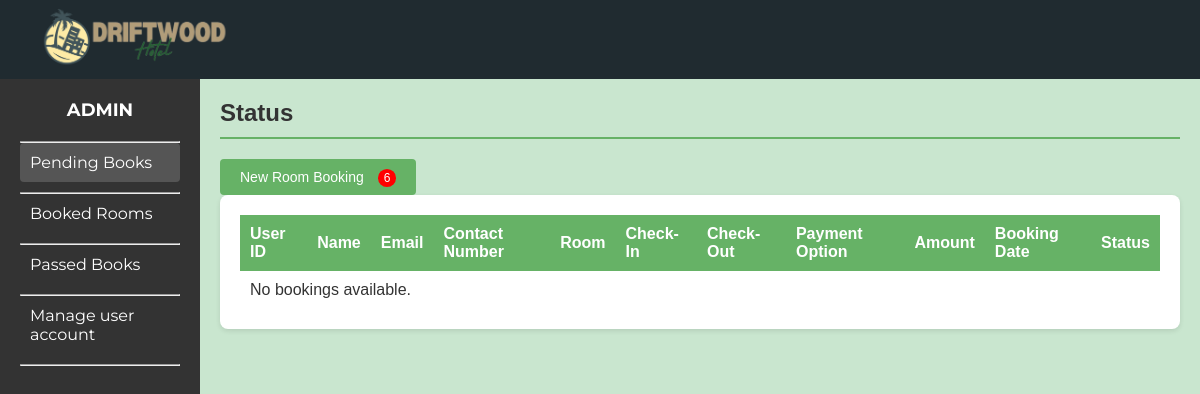
Before: /adminpage.php with the older database file.
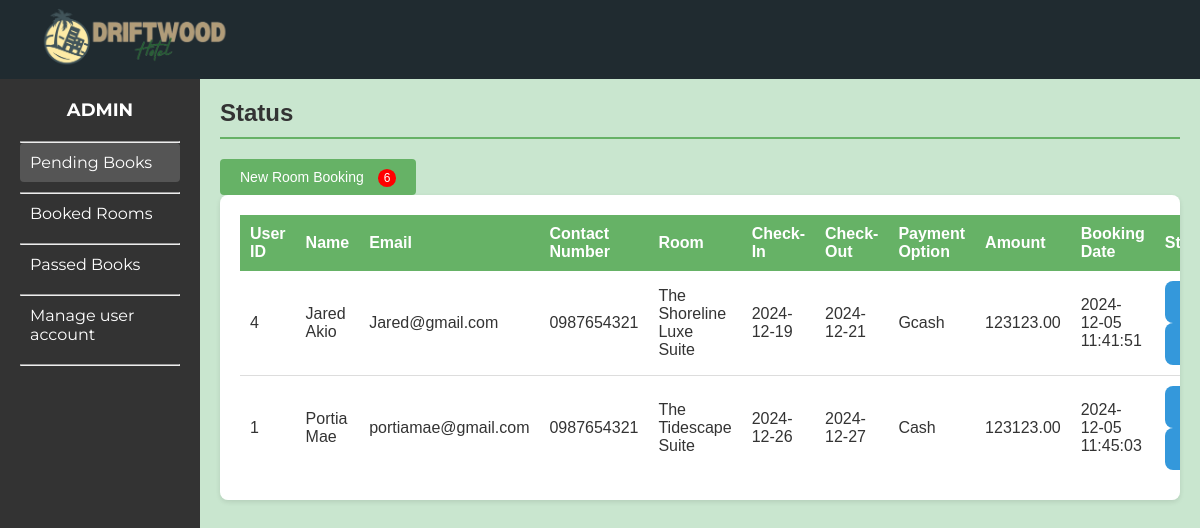
After: the same page with the newer database file.
### tables this page shows
CREATE TABLE `bookings` (
  `id` int(11) NOT NULL,
  `user_id` int(11) NOT NULL,
  `full_name` varchar(255) NOT NULL,
  `email` varchar(255) NOT NULL,
  `contact_number` varchar(15) NOT NULL,
  `room` varchar(50) NOT NULL,
  `check_in` date NOT NULL,
  `check_out` date NOT NULL,
  `payment_option` varchar(50) DEFAULT NULL,
  `amount` decimal(10,2) NOT NULL,
  `created_at` timestamp NOT NULL DEFAULT current_timestamp()
);

### adminpages/db_admin.php (called while the page is built, shortened)
<?php
$conn = new mysqli("localhost", "root", "", "driftwoodhotel");
$sql = "SELECT * FROM bookings";
$result = $conn->query($sql);
$bookings = $result->fetch_all(MYSQLI_ASSOC);
?>

### adminpage.php (the view, shortened to what this page needs)
<?php
require 'adminpages/db_admin.php';
?>
<!DOCTYPE html>
<html lang="en">
<head>
    <link rel="stylesheet" href="css/admindesign.css">
    <link rel="stylesheet" href="Room-desc.css">
</head>
<body>
<header class="main-header">
        <div class="logo"><img src="Drifcombieng.png" id="logopic"></div>
    </header>
    <div class="dashboard">
        <aside class="sidebar">
            <div class="admin-title">ADMIN</div>
            <nav class="menu">
                <hr>
                <a href="adminpage.php" class="menu-item active">Pending Books</a>
                <hr>
                <a href="adminpages/roombooking.php" class="menu-item">Booked Rooms</a>
                <hr>
                <a href="adminpages/pass_books.php" class="menu-item">Passed Books</a>
                <hr>
                <a href="adminpages/manageuser.php" class="menu-item">Manage user account</a>
                <hr>
            </nav>
        </aside>
        <div class="content">
            <div class="content-header">
                <h2>Status</h2>
            </div>
            <div class="room-booking-section">
                <button class="new-room-booking-btn">New Room Booking <span class="notification">6</span></button>
            </div>
            <div class="table-container">
                <table>
                    <thead>
                        <tr>
                            <th>User ID</th>
                            <th>Name</th>
                            <th>Email</th>
                            <th>Contact Number</th>
                            <th>Room</th>
                            <th>Check-In</th>
                            <th>Check-Out</th>
                            <th>Payment Option</th>
                            <th>Amount</th>
                            <th>Booking Date</th>
                            <th>Status</th>
                        </tr>
                    </thead>
                    <tbody>
                        <?php if (!empty($bookings)): ?>
                            <?php foreach ($bookings as $row): ?>
                                <tr>
                                    <td><?php echo $row['user_id']; ?></td>
                                    <td><?php echo $row['full_name']; ?></td>
                                    <td><?php echo $row['email']; ?></td>
                                    <td><?php echo $row['contact_number']; ?></td>
                                    <td><?php echo $row['room']; ?></td>
                                    <td><?php echo $row['check_in']; ?></td>
                                    <td><?php echo $row['check_out']; ?></td>
                                    <td><?php echo $row['payment_option']; ?></td>
                                    <td><?php echo $row['amount']; ?></td>
                                    <td><?php echo $row['created_at']; ?></td>
                                    <td>
                                        <form action="adminpages/approve.php" method="POST">
                                            <button type="submit" name="approve" class="neat-button">Approve</button>
                                            <button type="submit" name="deny" class="neat-button">Deny</button>
                                        </form>
                                    </td>
                                </tr>
                            <?php endforeach; ?>
                        <?php else: ?>
                            <tr>
                                <td colspan="9">No bookings available.</td>
                            </tr>
                        <?php endif; ?>
                    </tbody>
                </table>
            </div>
        </div>
    </div>
</body>
</html>

### css/admindesign.css (style rules this page uses)
*, *::before, *::after { margin: 0; padding: 0; box-sizing: border-box; }
:root { --bg-60-: #202B30; --bg-30-: #384B54; --bg-10-: #FFFFFF; --bg-sub-: whitesmoke; --bg-btn-: #68D2B7; --font-fam-poppins-: "Poppins", sans-serif; --font-fam-montserrat-: "Montserrat", sans-serif; }
html { scroll-behavior: smooth; }
body { margin: 0; font-family: Arial, sans-serif; background-color: #e6f3e6; overflow-x: hidden; }
.main-header { display: flex; align-items: center; padding: 10px; background-color: #66b266; }
.main-header .logo img { height: 50px; }
.dashboard { display: flex; height: 100vh; overflow-x: hidden; }
.admin-title { text-align: center; font-family: 'Montserrat'; }
.sidebar { width: 200px; background-color: #333; color: white; height: 100vh; padding: 20px; box-sizing: border-box; }
.sidebar .admin-title { font-size: 18px; font-weight: bold; margin-bottom: 20px; }
.sidebar .menu .menu-item { display: block; color: white; text-decoration: none; padding: 10px; margin-bottom: 10px; border-radius: 4px; font-family: 'Montserrat'; }
.sidebar .menu .menu-item:hover, .sidebar .menu .menu-item.active { background-color: #555; }
.content { flex: 1; padding: 20px; box-sizing: border-box; background-color: #C9E6CF; overflow-x: auto; }
.content-header { display: flex; justify-content: space-between; align-items: center; border-bottom: 2px solid #66b266; padding-bottom: 10px; margin-bottom: 20px; }
.content-header h2 { color: #333; margin: 0; }
.new-room-booking-btn { background-color: #66b266; color: white; border: none; padding: 10px 20px; border-radius: 4px; cursor: pointer; font-size: 14px; }
.new-room-booking-btn .notification { background-color: red; color: white; border-radius: 50%; padding: 2px 6px; font-size: 12px; margin-left: 10px; }
.table-container { background-color: white; padding: 20px; border-radius: 8px; box-shadow: 0 2px 5px rgba(0, 0, 0, 0.1); overflow-x: auto; }
table { width: 100%; border-collapse: collapse; table-layout: auto; }
thead th { background-color: #66b266; color: white; padding: 10px; text-align: left; }
tbody td { padding: 10px; border-bottom: 1px solid #ddd; word-wrap: break-word; }
tbody tr:last-child td { border-bottom: none; }

### Room-desc.css (style rules this page uses)
*, *::before, *::after { margin: 0; padding: 0; box-sizing: border-box; }
:root { --bg-60-: #202B30; --bg-30-: #384B54; --bg-10-: #FFFFFF; --bg-sub-: whitesmoke; --bg-btn-: #68D2B7; --font-fam-poppins-: "Poppins", sans-serif; --font-fam-montserrat-: "Montserrat", sans-serif; }
html { scroll-behavior: smooth; }
body { background-color: #ACB9B6; color: #333; }
.main-header { width: 100%; height: 79px; background: #202b30; display: flex; justify-content: space-between; align-items: center; padding: 0 40px; box-sizing: border-box; }
#logopic { width: 12em; height: auto; }
a { color: inherit; text-decoration: none; }
header { font-family: var(--font-fam-montserrat-); background-color: var(--bg-60-); display: flex; flex-direction: column; justify-content: space-evenly; align-items: center; color: white; }
* { box-sizing: border-box; }
@media screen and (min-width: 60em) { header { flex-direction: row; } }

Changed rows visible on the page:
added bookings: user "4", full_name "Jared Akio", email "Jared@gmail.com", contact_number "0987654321", room "The Shoreline Luxe Suite", check_in "2024-12-19", check_out "2024-12-21", payment_option "Gcash", amount "123123.00", created_at "2024-12-05 11:41:51"
added bookings: user "1", full_name "Portia Mae", email "portiamae@gmail.com", contact_number "0987654321", room "The Tidescape Suite", check_in "2024-12-26", check_out "2024-12-27", payment_option "Cash", amount "123123.00", created_at "2024-12-05 11:45:03"
Other visible differences:
text no longer shown: "No bookings available."
